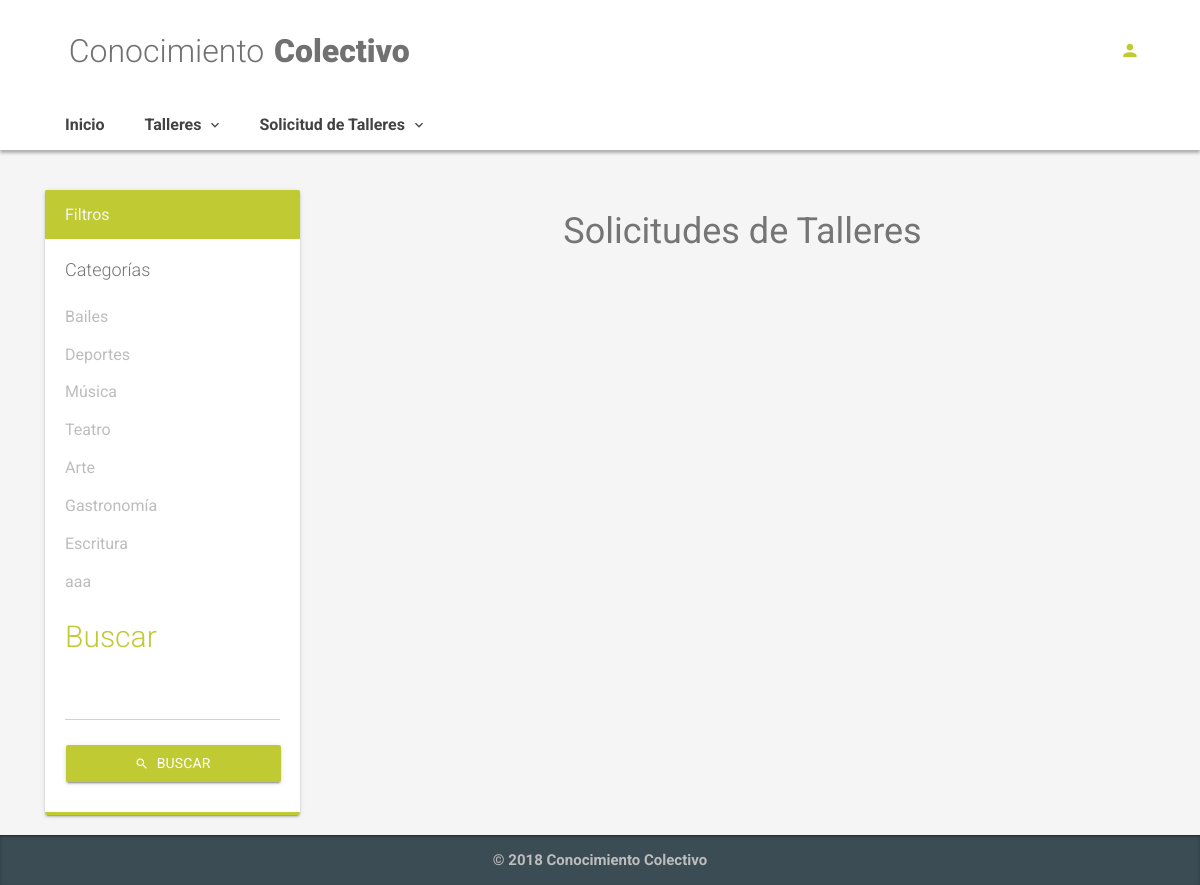
Page /index.php/admin/proposed_workshop_list on the earlier database version.
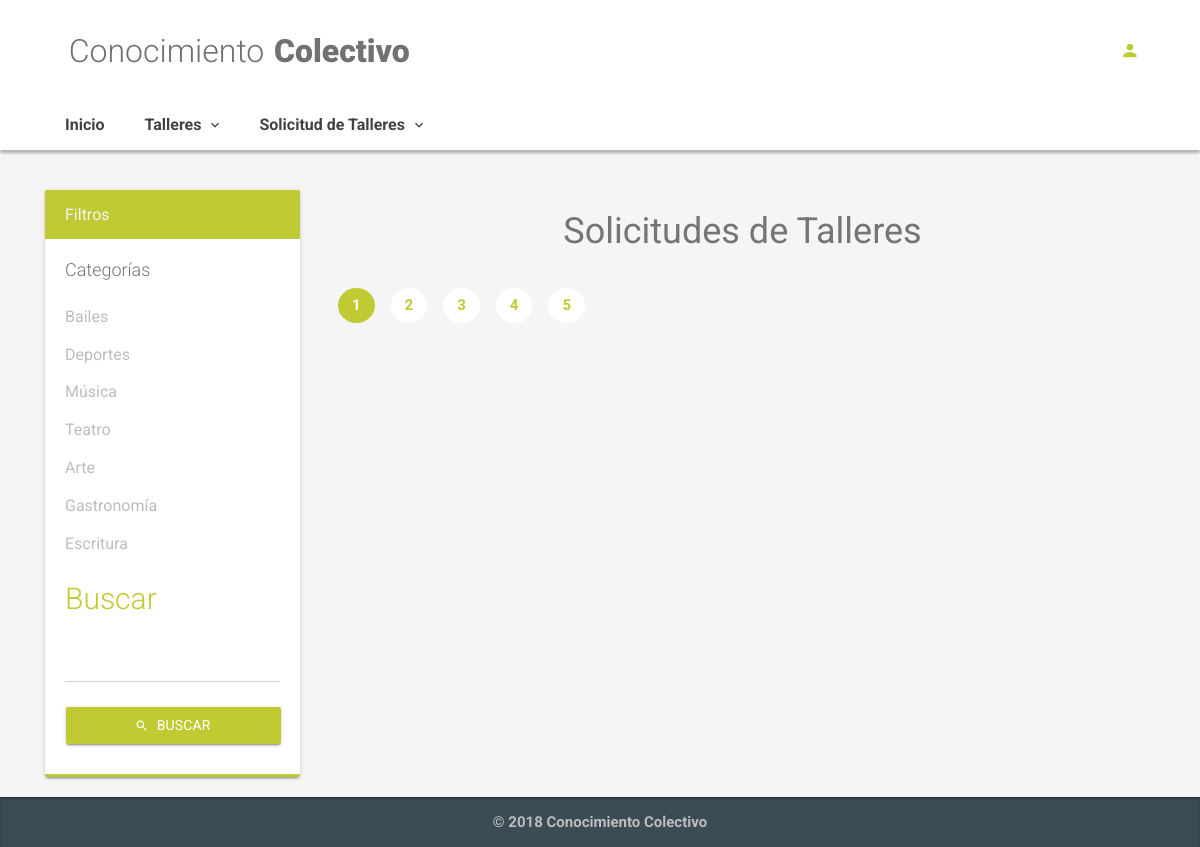
Same page on the later database version.
### tables this page shows
CREATE TABLE `categories` (
  `id` int(11) NOT NULL AUTO_INCREMENT,
  `name` varchar(20) NOT NULL,
  `parent_id` int(11) DEFAULT NULL,
  `removed` enum('Activo','Eliminado') DEFAULT NULL,
  PRIMARY KEY (`id`)
);

### application/controllers/Admin.php (called while the page is built, shortened)
<?php
class Admin extends CI_Controller {
    public function __construct() {
		$this->load->model('admin_model');
	}
	public function proposed_workshop_list(){
		$rp = 2;
		$category = (isset($_GET['category']))? $_GET['category']:[];
		$q = (isset($_GET['q']))? $_GET['q']:'';
		$page = (isset($_GET['page']))? $_GET['page']:'1';
		$pw_list = $this->admin_model->search_pw_by_category_title($page,$category,$q,$rp);
		$num_pages = $this->admin_model->get_pw_total_search($category,$q,$rp);
		$catlist = $this->admin_model->get_categories_list();
		$dataView=[
			'page'=>'admin/proposed_workshops/list',
			'lists'=>$pw_list ,
			'lis'=>$catlist,
			'q'=>$q,
			'category'=>$category,
			'pagination'=>$page,
			'num_pages'=>$num_pages,
		];
		$this->load->view('template/basic',$dataView);
	}
}

### index.php (called while the page is built, shortened)
<?php
require_once BASEPATH.'core/CodeIgniter.php';

### application/models/Admin_model.php (called while the page is built, shortened)
<?php
class Admin_model extends CI_Model {
    public function get_categories_list(){
        $sql = "SELECT
                   id,
                   name
              FROM
                categories;";
                $query = $this->db->query($sql);
                return $query->result_array();
    }
    public function get_sql_pw_list($category,$q){
          $sql = "SELECT
              pw.id AS pw_id,
              pw.title,
              pw.description,
              DATE_FORMAT(pw.start_date,'%d-%m-%Y %l:%i %p') AS start_date,
              DATE_FORMAT(pw.final_date,'%d-%m-%Y %l:%i %p') AS final_date,
              pw.level,
              pw.removed,
              c.id,
              c.name,
              sc.sub_name,
              pw.user_id AS u_id,
              u.name AS u_name,
              u.last_name AS u_last_name,
              l.id AS level_id,
              l.level AS level_name
            FROM
              proposed_workshops AS pw
              INNER JOIN categories AS c
                ON pw.`category_id` = c.`id`
                INNER JOIN subcategories AS sc
                ON pw.`subcategory_id` = sc.`id`
                    INNER JOIN users AS u
                    ON pw.user_id = u.id
                      INNER JOIN level AS l
                      ON pw.level_id = l.id";
      $sql.=" ORDER BY pw.id ";
      return $sql;
    }
    public function get_pw_total_search($category,$q,$rp){
      $sql = $this->get_sql_pw_list($category,$q);
      $query = $this->db->query($sql);
      $total = $query->num_rows();
      return ceil($total/$rp);
    }
}

### application/views/admin/proposed_workshops/list.php (the view, shortened to what this page needs)
<div class="container">
    <div class="row">
        <div class="col-lg-3">
            <div class="card card-primary">
                <div class="card-header">
                    <h3 class="card-title">Filtros</h3>
            </div>
            <div class="card-body">
                <form class="form-horizontal" id="workshop_form">
                    <h4 class="no-mt">Categorías</h4>
                    <fieldset>
                        <?php foreach($lis as $rowc){
                            $isselect = (isset($category[$rowc['id']]))? 'checked':'';  ?>
                        <div class="no-mt">
                            <div class="checkbox">
                                <label>
                                    <?php echo $rowc['name']?> </label>
                            </div>
                            <?php }?>
                    </fieldset>
                <h2 class="color-primary">Buscar</h2>
                <div class="form-group">
                    <input type="text" name="q" class="form-control"> </div>
                    <button type="submit" class="btn btn-primary btn-raised btn-block">
                        <i class="zmdi zmdi-search"></i>Buscar</button>
                    </form>
                </div>
            </div>
        </div>
            <div class="col-lg-9">
                <h1 align="center">
                    <strong>Solicitudes de Talleres</strong>
                </h1>
                <nav id="workshop_navigate_list" aria-label="Page navigation">
                    <ul class="pagination pagination-plain">
                        <?php for($page_i = 1;$page_i<=$num_pages && $num_pages>1;$page_i++){?>
                        <li class="page-item <?php echo ($page_i==$pagination)? 'active':'';?>">
                            <a class="page-link" href="<?php echo $page_i;?>"><?php echo $page_i;?></a>
                        </li>
                        <?php }?>
                    </ul>
                </nav>
            </div>
            </div>
        </div>
    </div>

Differences in the rows shown:
removed categories: name "aaa"
Other differences:
new list line: "1"
new list line: "2"
new list line: "3"
new list line: "4"
new list line: "5"
